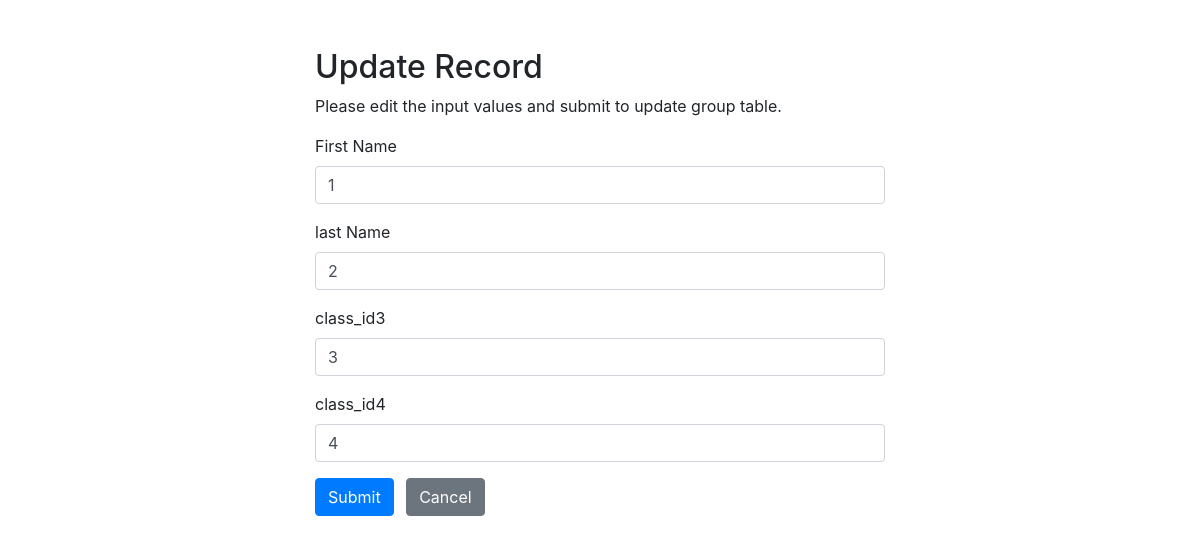
The page /updatestudentclasses.php?student_id=1 on the database its author committed.
### tables this page shows
CREATE TABLE `studentclasses` (
  `student_id` int(11) DEFAULT NULL,
  `class_id1` int(11) DEFAULT NULL,
  `class_id2` int(11) DEFAULT NULL,
  `class_id3` int(11) DEFAULT NULL,
  `class_id4` int(11) DEFAULT NULL
);

### updatestudentclasses.php (the view, shortened to what this page needs)
<?php
require_once 'dbconn.php';
$class_id1 = $class_id2 = $class_id3 = $class_id4  = ''
;
$class_id1_err = $class_id2_err = $class_id3_err = $class_id4_err =
    '';
if (isset($_POST['student_id']) && !empty($_POST['student_id'])) {
    $student_id = $_POST['student_id'];
    $input_class_id1 = trim($_POST['class_id1']);
    if (empty($input_class_id1)) {
        $class_id1_err = 'Please enter a class id.';
    } elseif (
        !filter_var($input_class_id1, FILTER_VALIDATE_REGEXP, [
            'options' => ['regexp' => '/^[0-9]+$/'],
        ])
    ) {
        $class_id1_err = 'Please enter a valid class_id.';
    } else {
        $class_id1 = $input_class_id1;
    }
    $input_class_id2 = trim($_POST['class_id2']);
    if (empty($input_class_id2)) {
        $class_id2_err = 'Please enter a last name.';
    } elseif (
        !filter_var($input_class_id2, FILTER_VALIDATE_REGEXP, [
            'options' => ['regexp' => '/^[0-9]+$/'],
        ])
    ) {
        $class_id2_err = 'Please enter a valid class id.';
    } else {
        $class_id2 = $input_class_id2;
    }
    $input_class_id3 = trim($_POST['class_id3']);
    if (empty($input_class_id3)) {
        $address_err = 'Please enter a valid class id.';
    } else {
        $class_id3 = $input_class_id3;
    }
    $input_class_id4 = trim($_POST['class_id4']);
    if (empty($input_class_id4)) {
        $class_id4_err = 'Please select your class_id.';
    } else {
        $class_id4 = $input_class_id4;
    }
    if (
        empty($class_id1_err) &&
        empty($class_id2_err) &&
        empty($class_id3_err) &&
        empty($class_id4_err)
      ) {
        $sql =
            'UPDATE studentclasses SET `class_id1`=?,`class_id2`=?,`class_id3`=?,`class_id4`=? WHERE `student_id`=?';
        if ($stmt = mysqli_prepare($link, $sql)) {
            $param_class_id1 = $class_id1;
            $param_class_id2 = $class_id2;
            $param_class_id3 = $class_id3;
            $param_class_id4 = $class_id4;
            $param_student_id = $student_id;
            mysqli_stmt_bind_param(
                $stmt,
                'iiiii',
                $param_class_id1,
                $param_class_id2,
                $param_class_id3,
                $param_class_id4,
                $param_student_id
            );
            if (mysqli_stmt_execute($stmt)) {
                header('location: viewstudentclasses.php');
                exit();
            } else {
                echo 'Oops! Something went wrong. Please try again later.';
            }
        }
        mysqli_stmt_close($stmt);
    }
    mysqli_close($link);
} else {
    if (isset($_GET['student_id']) && !empty(trim($_GET['student_id']))) {
        $sql = 'SELECT * FROM studentclasses WHERE student_id = ?';
        if ($stmt = mysqli_prepare($link, $sql)) {
            mysqli_stmt_bind_param($stmt, 'i', $param_student_id);
            if (mysqli_stmt_execute($stmt)) {
                $result = mysqli_stmt_get_result($stmt);
                if (mysqli_num_rows($result) == 1) {
                    $row = mysqli_fetch_array($result, MYSQLI_ASSOC);
                    $class_id1 = $row['class_id1'];
                    $class_id2 = $row['class_id2'];
                    $class_id3 = $row['class_id3'];
                    $class_id4 = $row['class_id4'];
                } else {
                    header('location: error.php');
                    exit();
                }
            } else {
                echo 'Oops! Something went wrong. Please try again later.';
            }
        }
    } else {
        header('location: error.php');
        exit();
    }
}
?>
<!DOCTYPE html>
<html lang="en">
<head>
    <link rel="stylesheet" href="https://stackpath.bootstrapcdn.com/bootstrap/4.5.2/css/bootstrap.min.css">
</head>
<body>
    <div class="wrapper">
        <div class="container-fluid">
            <div class="row">
                <div class="col-md-12">
                    <h2 class="mt-5">Update Record</h2>
                    <p>Please edit the input values and submit to update group table.</p>
                    <form action="" method="POST">
                        <div class="form-group">
                        <div class="form-group">
                            <label>First Name</label>
                            <input type="text" name="class_id1" class="form-control
                            <?php echo !empty($class_id1_err)
                                ? 'is-invalid'
                                : ''; ?>" value="<?php echo $class_id1; ?>">
                        </div>
                        <div class="form-group">
                            <label>last Name</label>
                            <input type="text" name="class_id2" class="form-control
                            <?php echo !empty($class_id2_err)
                                ? 'is-invalid'
                                : ''; ?>" value="<?php echo $class_id2; ?>">
                        </div>
                        <div class="form-group">
                            <label>class_id3</label>
                            <input type="text" name="class_id3" class="form-control
                            <?php echo !empty($class_id3_err)
                                ? 'is-invalid'
                                : ''; ?>" value="<?php echo $class_id3; ?>">
                        </div>
                        <div class="form-group">
                            <label>class_id4</label>
                            <input type="text" name="class_id4" class="form-control
                             <?php echo !empty($class_id4_err)
                                 ? 'is-invalid'
                                 : ''; ?>" value="<?php echo $class_id4; ?>">
                        </div>
                        <input type="submit" class="btn btn-primary" value="Submit">
                        <a href="index.php" class="btn btn-secondary ml-2">Cancel</a>
                    </form>
                </div>
            </div>
        </div>
    </div>
</body>
</html>

### updatestudentclasses.php (style rules this page uses)
.wrapper { width: 600px; margin: 0 auto; }

### rows shown on the page
studentclasses: class_id1 "1", class_id2 "2", class_id3 "3", class_id4 "4"
